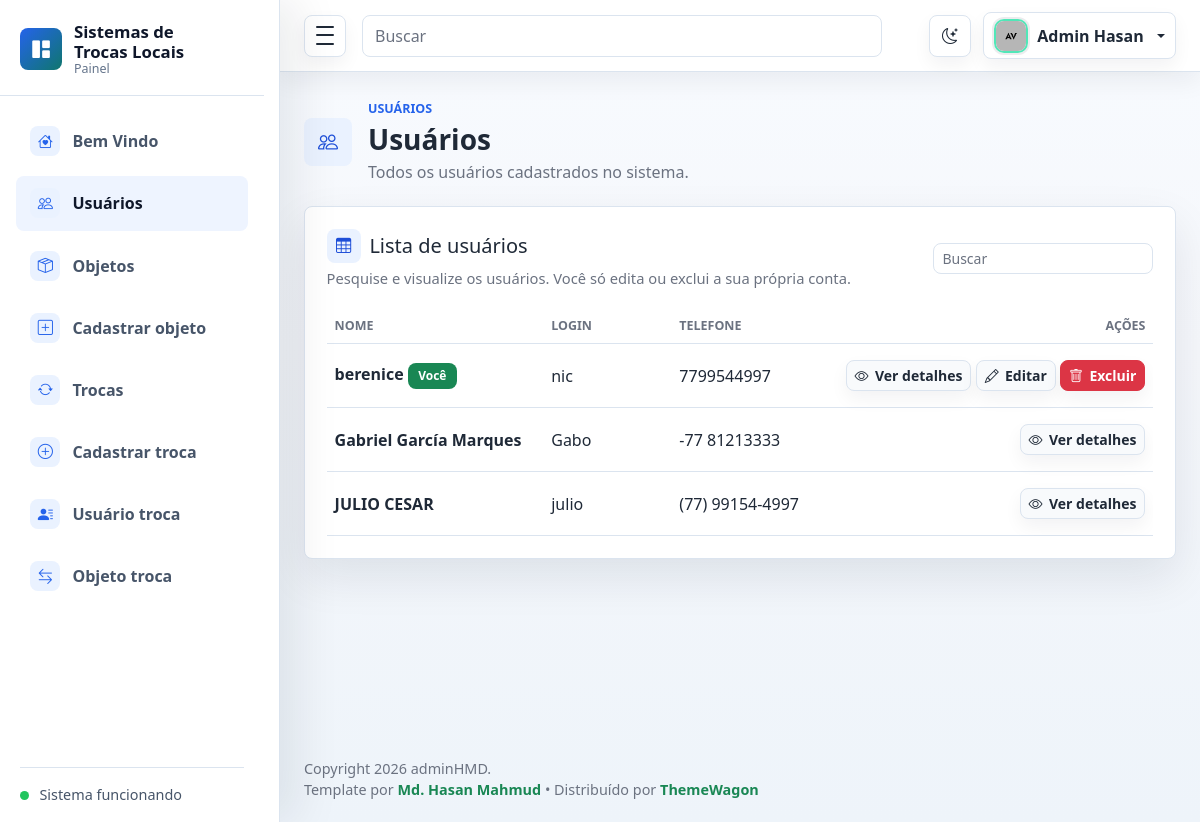
Before: /usuario/ (signed in) with the older database file.
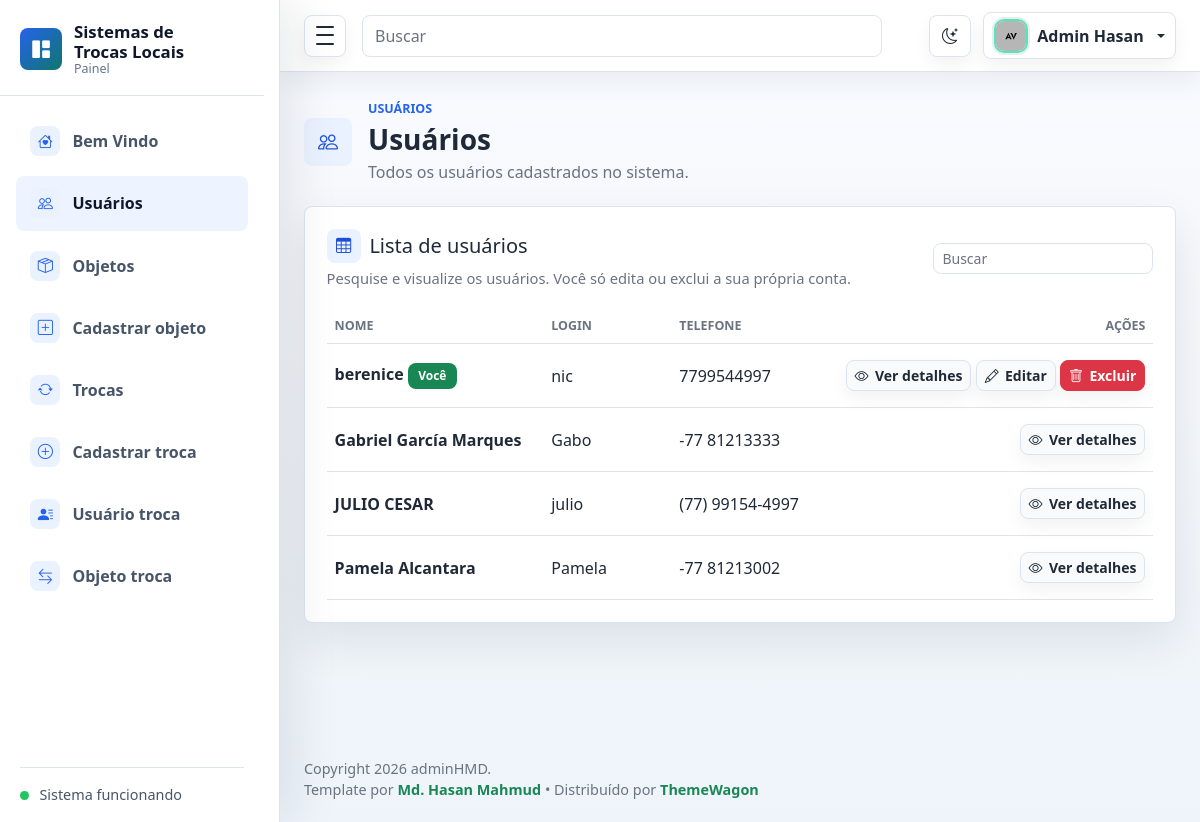
After: the same page with the newer database file.
### usuario/models.py (models this page shows, shortened)
class Usuario(User):
    nome = models.CharField(max_length=100)
    telefone = models.CharField(max_length=20)

### usuario/views.py (the view)
# urls.py: path("", views.usuario_list, name="usuario_list"),
@login_required
@permission_required('usuario.view_usuario', raise_exception=True)
def usuario_list(request):
    usuarios = Usuario.objects.all()
    return render(request, "usuario/usuario_list.html", {"usuarios": usuarios})

### usuario/templates/usuario/usuario_list.html (shortened to what this page needs)
{% extends 'base.html' %}
{% block nav_usuarios %}active{% endblock %}
{% block page_heading %}
<div class="page-heading">
  <div class="page-heading-copy">
    <span class="page-icon"><i class="bi bi-people" aria-hidden="true"></i></span>
    <div>
      <p class="eyebrow mb-1">Usuários</p>
      <h1 class="h3 mb-1">Usuários</h1>
      <p class="text-muted mb-0">Todos os usuários cadastrados no sistema.</p>
    </div>
  </div>
</div>
{% endblock %}
{% block content %}
<section class="panel">
  <div class="panel-header">
    <div>
      <h2 class="h5 mb-1 section-title"><i class="bi bi-table" aria-hidden="true"></i><span>Lista de usuários</span></h2>
      <p class="text-muted mb-0">Pesquise e visualize os usuários. Você só edita ou exclui a sua própria conta.</p>
    </div>
    <div class="d-flex gap-2">
      <input class="form-control form-control-sm table-search" type="search" placeholder="Buscar" data-table-search="usuariosTable" aria-label="Buscar usuários">
    </div>
  </div>
  {% if usuarios %}
  <div class="table-responsive">
    <table class="table align-middle mb-0" id="usuariosTable" data-searchable-table>
      <thead>
        <tr>
          <th>Nome</th>
          <th>Login</th>
          <th>Telefone</th>
          <th class="text-end">Ações</th>
        </tr>
      </thead>
      <tbody>
        {% for usuario in usuarios %}
        <tr>
          <td class="fw-semibold">{{ usuario.nome }}{% if usuario.pk == user.pk %} <span class="badge text-bg-success">Você</span>{% endif %}</td>
          <td>{{ usuario.username }}</td>
          <td>{{ usuario.telefone|default:"-" }}</td>
          <td class="text-end">
            <a href="{% url 'usuario:usuario_detail' usuario.id %}" class="btn btn-light btn-sm"><i class="bi bi-eye" aria-hidden="true"></i> Ver detalhes</a>
            {% if user.is_superuser or usuario.pk == user.pk %}
            <a href="{% url 'usuario:usuario_editar' usuario.id %}" class="btn btn-light btn-sm"><i class="bi bi-pencil" aria-hidden="true"></i> Editar</a>
            <a href="{% url 'usuario:usuario_excluir' usuario.id %}" class="btn btn-danger btn-sm"><i class="bi bi-trash" aria-hidden="true"></i> Excluir</a>
            {% endif %}
          </td>
        </tr>
        {% endfor %}
      </tbody>
    </table>
  </div>
  {% else %}
  <p class="text-muted mb-0">Nenhum usuário cadastrado ainda.</p>
  {% endif %}
</section>
{% endblock %}

Changed rows visible on the page:
added Usuario: nome "Pamela Alcantara", username "Pamela", telefone "-77 81213002"
